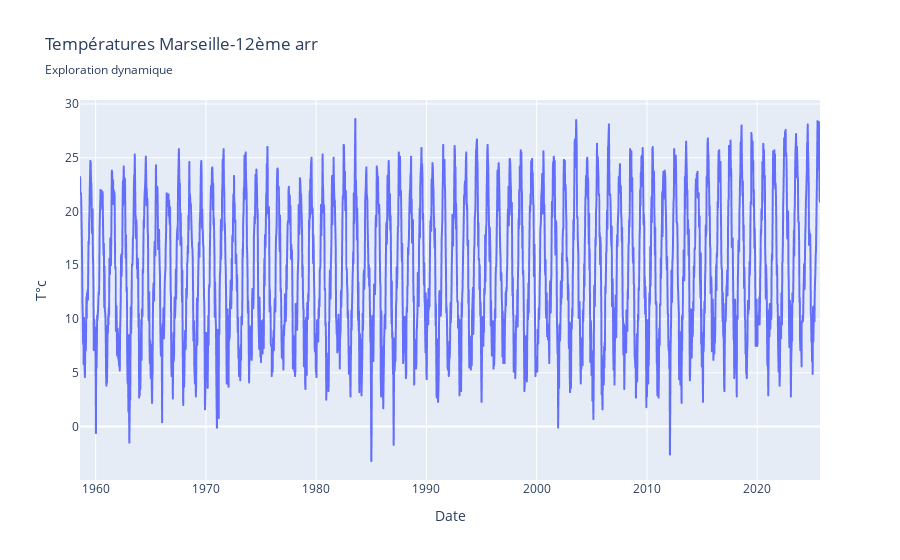

The notebook cell this image was saved under:
### Code cell
''' Visualiation des temperatures au cours des années '''
import plotly.express as px
fig = px.line( x=temps_serie.index, y=temps_serie,
              title="Températures Marseille-12ème arr", subtitle = "Exploration dynamique",
              labels={"x":"Date ","y":"T°c "}              
             )
fig.show()

### Figure 1 — Plotly figure (JSON) as saved in the notebook; plotly's stock layout.template omitted (floating-point values rounded to 4 significant figures; data arrays with more than 128 entries replaced by an {"elided": "..."} marker saying what was removed)
{"data": [{"hovertemplate": "Date =%{x}<br>T°c =%{y}<extra></extra>", "legendgroup": "", "line": {"color": "#636efa", "dash": "solid"}, "marker": {"symbol": "circle"}, "mode": "lines", "name": "", "showlegend": false, "type": "scattergl", "x": {"elided": "2417 str values"}, "xaxis": "x", "y": {"elided": "2417 float values"}, "yaxis": "y"}], "layout": {"legend": {"tracegroupgap": 0}, "title": {"subtitle": {"text": "Exploration dynamique"}, "text": "Températures Marseille-12ème arr"}, "xaxis": {"anchor": "y", "domain": [0, 1], "title": {"text": "Date "}}, "yaxis": {"anchor": "x", "domain": [0, 1], "title": {"text": "T°c "}}}}
